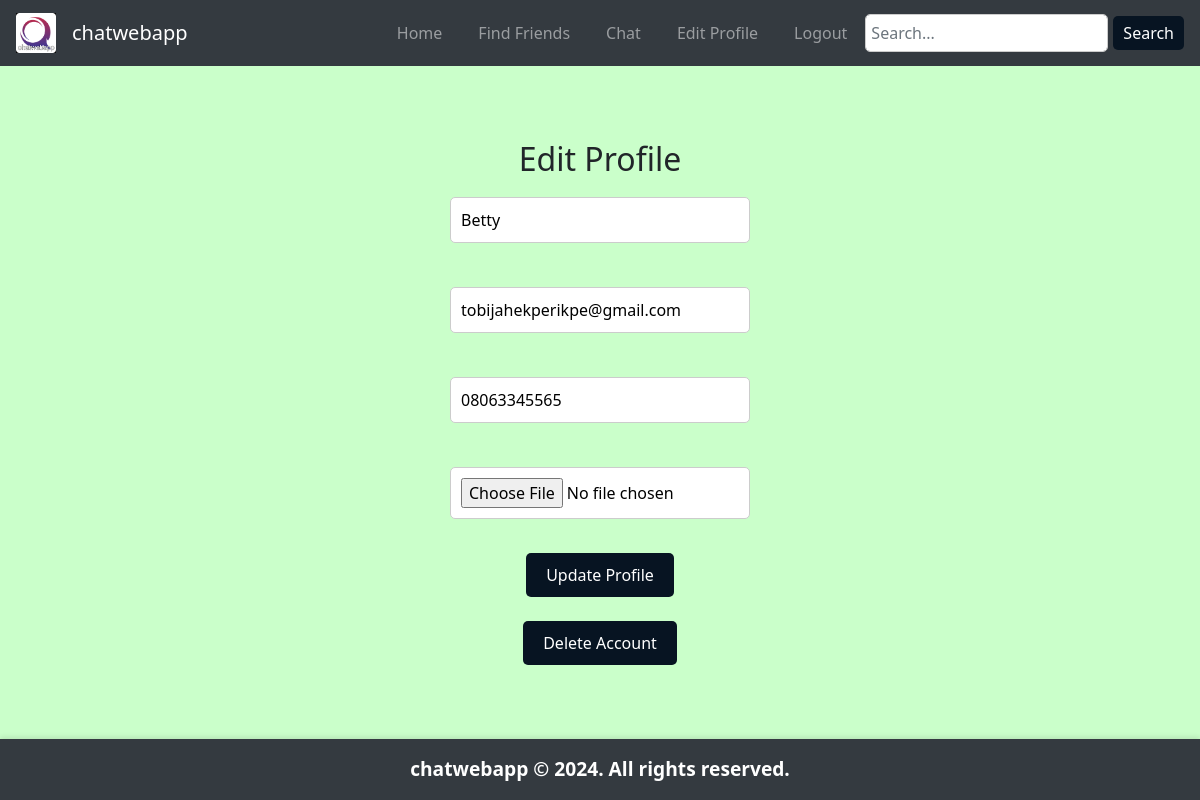
/auth/edit_profile (signed in), run on the app's committed database.
### models/user.py (models this page shows, shortened)
class User(UserMixin, db.Model):
    __tablename__ = 'users'
    id = db.Column(db.Integer, primary_key=True)
    username = db.Column(db.String(150), unique=True, nullable=False)
    password = db.Column(db.String(150), nullable=False)
    email = db.Column(db.String(150), unique=True, nullable=True)
    phone_number = db.Column(db.String(20), nullable=True)
    profile_picture = db.Column(db.String(150), nullable=True)
    messages_sent = db.relationship('Message', foreign_keys='Message.sender_id', backref='sender', lazy=True)
    messages_received = db.relationship('Message', foreign_keys='Message.receiver_id', backref='receiver', lazy=True)

### routes/auth_routes.py (the view)
@auth_bp.route('/edit_profile', methods=['GET', 'POST'])
@login_required
def edit_profile():
    if request.method == 'POST':
        username = request.form['username']
        current_user.username = username
        db.session.commit()
        flash('Profile updated successfully.', 'success')
        return redirect(url_for('auth.chat'))
    return render_template('edit_profile.html', user=current_user)

### app.py (called while the page is built)
@login_manager.user_loader
def load_user(user_id):
    return User.query.get(int(user_id))

### templates/edit_profile.html (shortened to what this page needs)
{% extends "base.html" %}
{% block body %}
    <h2>Edit Profile</h2>
    <form class="styled-form" method="POST" action="{{ url_for('auth.update_profile') }}" enctype="multipart/form-data">
        <input type="text" name="username" placeholder="Username" value="{{ current_user.username }}" required><br>
        <input type="text" name="email" placeholder="Email" value="{{ current_user.email }}"><br>
        <input type="number" name="phone_number" placeholder="Phone Number" value="{{ current_user.phone_number }}"><br>
        <input type="file" name="profile_picture"><br>
        <button type="submit">Update Profile</button>
    </form>
    <br>
    <form class="styled-form" method="POST" action="{{ url_for('auth.delete_account') }}">
        <button type="submit" onclick="return confirm('Are you sure you want to delete your account? This action cannot be undone.');">Delete Account</button>
    </form>
{% endblock %}

### static/css/styles.css (style rules this page uses)
body { font-family: system-ui, -apple-system, BlinkMacSystemFont, 'Segoe UI', Roboto, Oxygen, Ubuntu, Cantarell, 'Open Sans', 'Helvetica Neue', sans-serif; margin: 0; padding: 0; background-color: #caffca; text-align: center; display: flex; flex-direction: column; height: 100vh; }
.styled-form { display: flex; flex-direction: column; align-items: center; }
.styled-form input { padding: 10px; margin: 10px 0; border: 1px solid #ccc; border-radius: 5px; font-size: 1em; width: 100%; max-width: 300px; background-color: #fff; color: #000; }
.styled-form button { padding: 10px 20px; background-color: #071422; color: #fff; border: none; border-radius: 5px; font-size: 1em; cursor: pointer; transition: background-color 0.3s ease; }

### data on the page
User: username "Betty", email "tobijahekperikpe@gmail.com", phone_number "08063345565"
